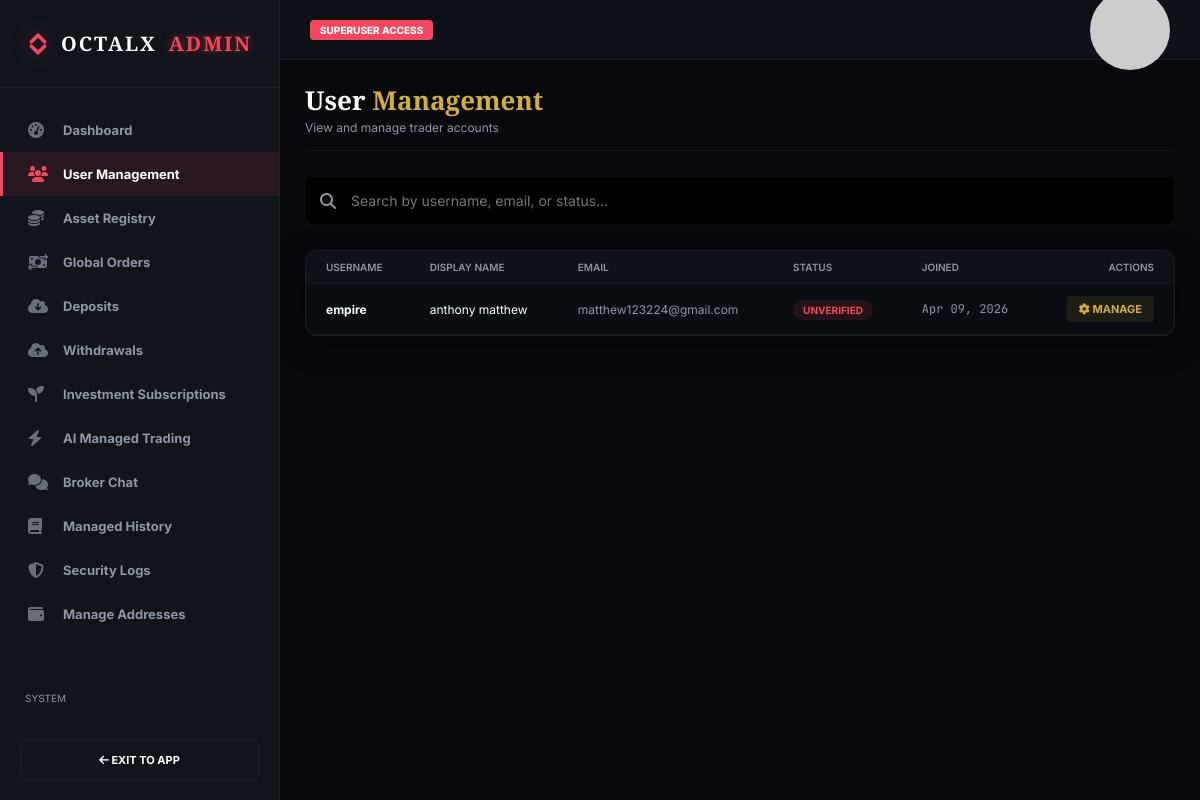
Screenshot of /et-admin/users/ (signed in) with the database file from the repository.
### core/models.py (models this page shows, shortened)
class UserProfile(models.Model):
    KYC_CHOICES = (('UNVERIFIED', 'Unverified'), ('PENDING', 'Pending'), ('VERIFIED', 'Verified'))
    user = models.OneToOneField(settings.AUTH_USER_MODEL, on_delete=models.CASCADE, related_name='profile')
    display_name = models.CharField(max_length=100, blank=True)
    bio = models.TextField(blank=True)
    phone = models.CharField(max_length=20, blank=True)
    preferred_currency = models.CharField(max_length=10, default='USD')
    is_verified = models.BooleanField(default=False)
    kyc_status = models.CharField(max_length=20, choices=KYC_CHOICES, default='UNVERIFIED')
    trader_id = models.CharField(max_length=50, blank=True)
    kyc_id_type = models.CharField(max_length=50, blank=True)
    kyc_id_number = models.CharField(max_length=100, blank=True)
    kyc_id_front = models.ImageField(upload_to='kyc/', blank=True, null=True)
    kyc_id_back = models.ImageField(upload_to='kyc/', blank=True, null=True)
    profile_picture = models.ImageField(upload_to='avatars/', blank=True, null=True)
    has_signal_subscription = models.BooleanField(default=False)
    has_ai_subscription = models.BooleanField(default=False)
    active_plan = models.CharField(max_length=50, blank=True, null=True) # e.g. 'Premium'
    is_blocked = models.BooleanField(default=False, help_text="Total ban. Cannot login.")
    is_suspended = models.BooleanField(default=False, help_text="Restricted access. Forced to suspend page.")
    is_demo_mode = models.BooleanField(default=True, help_text="Switch between Demo and Real trading")
    referral_code = models.CharField(max_length=20, unique=True, blank=True)
    referred_by = models.ForeignKey(settings.AUTH_USER_MODEL, on_delete=models.SET_NULL, null=True, blank=True, related_name='referrals')
    last_login_ip = models.GenericIPAddressField(null=True, blank=True)
    last_login_at = models.DateTimeField(null=True, blank=True)
    created_at = models.DateTimeField(auto_now_add=True)
    def check_plan_expiry(self):
        from django.utils import timezone
        from datetime import timedelta
        from .models import InvestmentPayment
        has_valid = InvestmentPayment.objects.filter(
            user=self.user,
            status='COMPLETED',
            timestamp__gte=timezone.now() - timedelta(days=30)
        ).exists()
        return not has_valid

### core/views.py (the view)
# urls.py: path('et-admin/users/', views.custom_admin_users, name='custom_admin_users'),
@user_passes_test(lambda u: u.is_active and u.is_superuser, login_url='login')
def custom_admin_users(request):
    users = UserProfile.objects.select_related('user').all()
    return render(request, 'core/custom_admin/users.html', {'users': users})

### core/context_processors.py (called while the page is built)
def currency_context(request):
    if not request.user.is_authenticated:
        return {'pref_symbol': '$', 'pref_currency': 'USD', 'currency_rate': Decimal('1.00')}
    try:
        profile = request.user.profile
        profile.check_plan_expiry() # Force check on every page load
        pref = profile.preferred_currency
    except:
        pref = 'USD'
    rates = {
        'USD': ('$', Decimal('1.00')),
        'NGN': ('₦', Decimal('1500.00')),
        'EUR': ('€', Decimal('0.92')),
        'GBP': ('£', Decimal('0.79')),
    }
    symbol, rate = rates.get(pref, ('$', Decimal('1.00')))
    return {
        'pref_symbol': symbol,
        'pref_currency': pref,
        'currency_rate': rate,
    }

### templates/core/custom_admin/users.html (shortened to what this page needs)
{% extends 'core/custom_admin/admin_base.html' %}
{% block admin_content %}
<div class="admin-page-header">
    <div>
        <h1 class="admin-title">User <span style="color:var(--primary);">Management</span></h1>
        <p class="admin-sub">View and manage trader accounts</p>
    </div>
</div>
<div class="admin-search-wrap">
    <div style="position: relative;">
        <i class="fas fa-search" style="position: absolute; left: 15px; top: 50%; transform: translateY(-50%); color: var(--text-secondary);"></i>
        <input type="text" id="admin-search" placeholder="Search by username, email, or status..." onkeyup="filterAdminRows()">
    </div>
</div>
<div class="data-card glass admin-desktop-only" style="padding: 0; overflow: hidden;">
    <table class="data-table">
        <thead>
            <tr>
                <th>Username</th>
                <th>Display Name</th>
                <th>Email</th>
                <th>Status</th>
                <th>Joined</th>
                <th class="right">Actions</th>
            </tr>
        </thead>
        <tbody>
            {% for p in users %}
            {% if not p.user.is_superuser %}
            <tr class="data-row"
                data-user="{{ p.user.username }}"
                data-name="{{ p.display_name|default:'-' }}"
                data-email="{{ p.user.email }}"
                data-status="{{ p.kyc_status }}"
                data-joined="{{ p.user.date_joined|date:'M d, Y' }}"
                data-blocked="{% if p.is_blocked %}BLOCKED{% elif p.is_suspended %}SUSPENDED{% endif %}"
                data-detail-url="{% url 'custom_admin_user_detail' p.user.id %}"
                data-kyc-pending="{% if p.kyc_status == 'PENDING' %}true{% endif %}"
                data-uid="{{ p.user.id }}"
            >
                <td class="bold">{{ p.user.username }}</td>
                <td>{{ p.display_name|default:"-" }}</td>
                <td class="dim">{{ p.user.email }}</td>
                <td>
                    {% if p.is_blocked %}<span class="badge" style="background:#ff4d4d">Blocked</span>
                    {% elif p.is_suspended %}<span class="badge" style="background:#ffa500">Suspended</span>
                    {% elif p.kyc_status == 'VERIFIED' %}<span class="badge badge-filled">Verified</span>
                    {% elif p.kyc_status == 'PENDING' %}<span class="badge badge-pending">Pending</span>
                    {% else %}<span class="badge badge-cancelled">Unverified</span>{% endif %}
                </td>
                <td class="mono dim">{{ p.user.date_joined|date:"M d, Y" }}</td>
                <td class="right">
                    <a href="{% url 'custom_admin_user_detail' p.user.id %}" class="trade-btn-sm"><i class="fas fa-gear"></i> Manage</a>
                </td>
            </tr>
            {% endif %}
            {% endfor %}
        </tbody>
    </table>
</div>
{% endblock %}

### static/css/style.css (style rules this page uses)
:root { --bg-dark: #07090d; --bg-panel: #0e1117; --bg-surface: #161a23; --primary: #d4af37; --primary-glow: rgba(212, 175, 55, 0.2); --success: #0ecb81; --success-gradient: linear-gradient(135deg, #0ecb81 0%, #0ba266 100%); --danger: #f6465d; --danger-gradient: linear-gradient(135deg, #f6465d 0%, #c93a4c 100%); --text-primary: #ffffff; --text-secondary: #8e96a3; --border: rgba(255, 255, 255, 0.05); --font-main: "Inter", system-ui, -apple-system, sans-serif; }
* { margin: 0; padding: 0; box-sizing: border-box; }
body { background-color: var(--bg-dark); color: var(--text-primary); font-family: var(--font-main); height: 100vh; display: flex; overflow: hidden; position: relative; }
.mono { font-family: "JetBrains Mono", monospace; }
.bold { font-weight: 700; }
.dim { color: var(--text-secondary); }
.glass { background: rgba(14, 17, 23, 0.6); backdrop-filter: blur(16px); -webkit-backdrop-filter: blur(16px); border: 1px solid rgba(255, 255, 255, 0.08); box-shadow: 0 8px 32px 0 rgba(0, 0, 0, 0.3); }
.badge { padding: 4px 10px; border-radius: 20px; font-size: 10px; font-weight: 700; text-transform: uppercase; }
.badge-cancelled { background: rgba(255, 77, 77, 0.1); color: var(--danger); }
.data-table { width: 100%; border-collapse: collapse; font-size: 12px; }
.data-table th { text-align: left; padding: 10px 20px; font-size: 10px; text-transform: uppercase; color: var(--text-secondary); font-weight: 600; position: sticky; top: 0; background: var(--bg-panel); border-bottom: 1px solid var(--border); }
.data-table td { padding: 12px 20px; border-bottom: 1px solid var(--border); }
.data-table .right, .data-table th.right { text-align: right; }
.data-card { border-radius: 12px; overflow: hidden; }
.trade-btn-sm { display: inline-block; padding: 6px 12px; background: rgba(212, 175, 55, 0.1); color: var(--primary); border-radius: 4px; text-decoration: none; font-size: 11px; font-weight: 700; text-transform: uppercase; }
.data-card.glass { padding: 20px; }
.admin-page-header { margin-bottom: 40px; }
.admin-page-header { margin-bottom: 25px !important; padding-bottom: 15px !important; border-bottom: 1px solid var(--border) !important; }
.admin-title { font-family: 'Cinzel', serif !important; font-size: 26px !important; margin-bottom: 4px !important; color: white !important; line-height: 1.2 !important; }
.admin-sub { color: var(--text-secondary) !important; font-size: 12px !important; margin: 0 !important; }
.admin-search-wrap { margin: 15px 0 25px 0 !important; position: sticky !important; top: 70px !important; z-index: 900 !important; background: var(--bg-dark) !important; }
.admin-search-wrap input { width: 100% !important; background: #000 !important; border: 1px solid var(--border) !important; border-radius: 8px !important; padding: 15px 15px 15px 45px !important; color: white !important; font-family: 'Inter', sans-serif; font-size: 14px; }

### rows the page displays
UserProfile: user.username "empire", display_name "anthony matthew", user.email "matthew123224@gmail.com", is_blocked "UNVERIFIED", user.date_joined "Apr 09, 2026"
